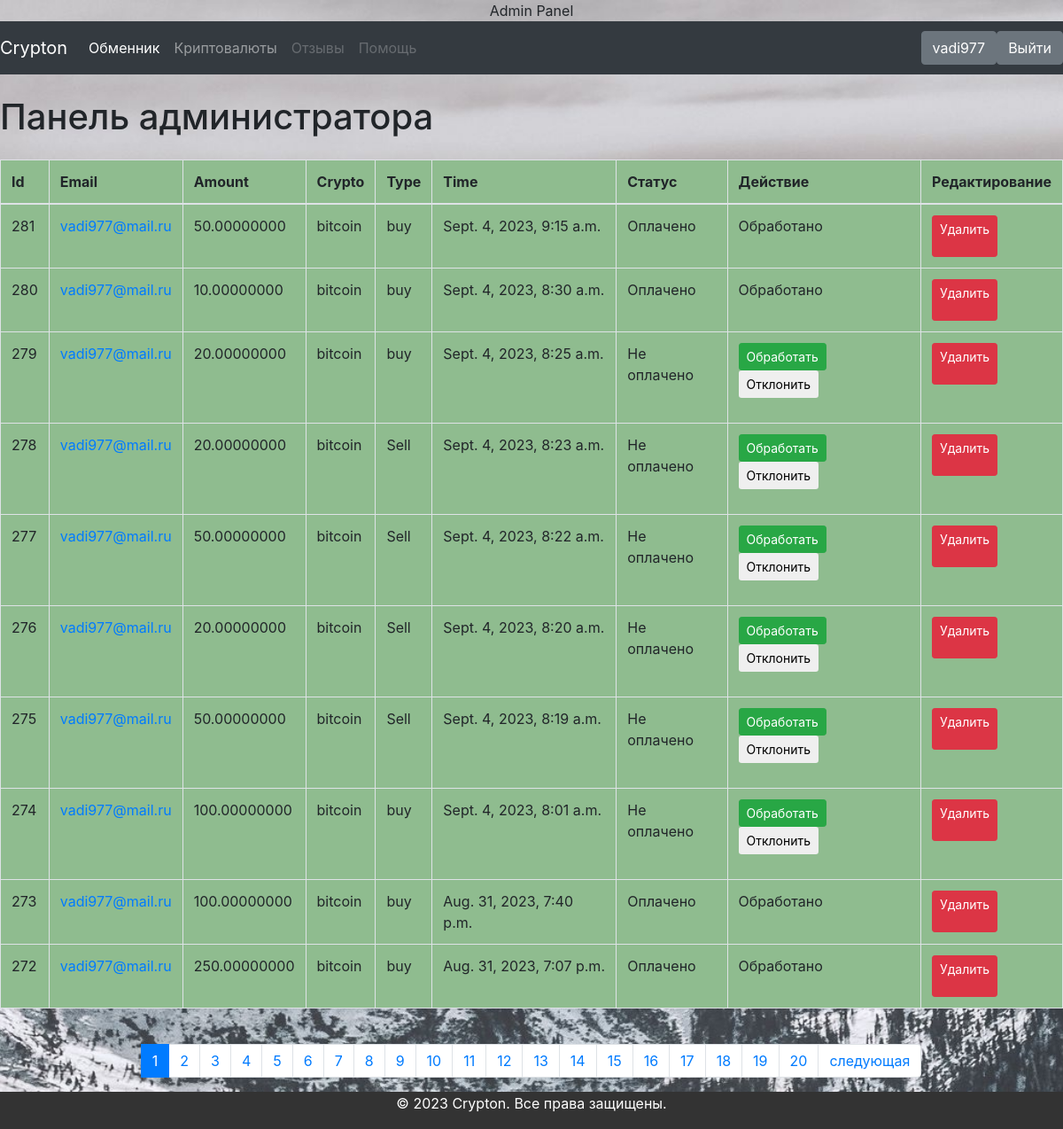
Screenshot of /admin_panel/ (signed in) with the database file from the repository.
### main/models.py (models this page shows, shortened)
class Order(models.Model):
    STATUS_CHOICES = (
        ('pending', 'Pending'),
        ('processed', 'Processed'),
    )
    order_id = models.AutoField(primary_key=True)
    crypto_currency = models.CharField(max_length=50)
    amount = models.DecimalField(max_digits=20, decimal_places=8)
    email = models.EmailField()
    operation_type = models.CharField(max_length=10, default='None')
    status = models.CharField(max_length=20, choices=STATUS_CHOICES, default='Pending')
    created_at = models.DateTimeField(auto_now_add=True)
    is_paid = models.BooleanField(default=False)
    processed=models.DecimalField(max_digits=20, decimal_places=8, default=0)

### main/views.py (the view)
# urls.py: path('admin_panel/', views.admin_panel, name='admin_panel'),
@staff_member_required
def admin_panel(request):
    orders_list = Order.objects.all().order_by('-created_at')
    paginator = Paginator(orders_list, 10)  # Показывать по 10 записей на странице
    page_number = request.GET.get('page')
    page_obj = paginator.get_page(page_number)
    context = {'page_obj': page_obj}  # Создаем контекст
    return render(request, 'main/admin_template.html', context)  # Передаем контекст

### main/templates/main/admin_template.html (shortened to what this page needs)
{% extends 'main/base_generic.html' %}
{% block content %}
    <h1 class="mt-4">Панель администратора</h1>
    <div id="admin_panel_data" class="mt-4">
        <div class="table-responsive">
            <table class="table table-bordered">
                <thead>
                    <tr>
                        <th scope="col">Id</th>
                        <th scope="col">Email</th>
                        <th scope="col">Amount</th>
                        <th scope="col">Crypto</th>
                        <th scope="col">Type</th>
                        <th scope="col">Time</th>
                        <th scope="col">Статус</th>
                        <th scope="col">Действие</th>
                        <th scope="col">Редактирование</th>
                    </tr>
                </thead>
                <tbody>
                    {% for order in page_obj %}
                        <tr>
                            <td>{{ order.order_id }}</td>
                            <td><a href="{% url 'client_details' order.email%}">{{ order.email }}</a></td>
                            <td>{{ order.amount }}</td>
                            <td>{{ order.crypto_currency }}</td>
                            <td>{{ order.operation_type }}</td>
                            <td>{{ order.created_at }}</td>
                            <td>
                {% if order.is_paid %}
                    <p>Оплачено</p>
                {% else %}
                    Не оплачено
                {% endif %}
            </td>
                            <td>
                {% if order.processed == 0 %}
        <button class="btn btn-success btn-sm process-btn" data-order-id="{{ order.order_id }}">
            Обработать
        </button>
        <button class="btn btn-fail btn-sm process-btn" data-order-id="{{ order.order_id }}">
            Отклонить
        </button>
                {% elif order.processed == 1 %}
        <p>Обработано</p>
                {% elif order.processed == 2 %}
                    <p>Отклонено</p>
    {% endif %}
</td>
                            <td>
        <button class="btn btn-danger btn-sm delete-btn" data-order-id="{{ order.order_id }}">
    <p>Удалить</p>
</button>
                            </td>
                        </tr>
                    {% empty %}
                        <tr>
                            <td colspan="5">No orders available.</td>
                        </tr>
                    {% endfor %}
                </tbody>
            </table>
        </div>
    </div>
<div class="pagination justify-content-center mt-4">
<ul class="pagination justify-content-center">
    {% for page in page_obj.paginator.page_range %}
        <li class="page-item {% if page == page_obj.number %}active{% endif %}">
            <a class="page-link" href="?page={{ page }}">{{ page }}</a>
        </li>
    {% endfor %}
    <li class="page-item {% if not page_obj.has_next %}disabled{% endif %}">
        {% if page_obj.has_next %}
            <a class="page-link" href="?page={{ page_obj.next_page_number }}">следующая</a>
        {% endif %}
    </li>
</ul>
</div>
{% endblock %}

### main/templates/main/base_generic.html (shortened to what this page needs)
<!DOCTYPE html>
<html lang="en">
<head>
    <link rel="stylesheet" href="https://cdn.jsdelivr.net/npm/bootstrap@4.0.0/dist/css/bootstrap.min.css">
</head>
<body>
<nav class="navbar navbar-expand-lg navbar-dark bg-dark">
  <div class="collapse navbar-collapse" id="navbarTogglerDemo01">
    <a class="navbar-brand" href={% url 'index' %}>Crypton</a>
    <ul class="navbar-nav mr-auto mt-2 mt-lg-0">
      <li class="nav-item active">
        <a class="nav-link" href={% url 'index' %}>Обменник <span class="sr-only">(current)</span></a>
      </li>
      <li class="nav-item">
        <a class="nav-link" href={% url 'products' %}>Криптовалюты</a>
      </li>
      <li class="nav-item">
        <a class="nav-link disabled" href={% url 'reviews'%}>Отзывы</a>
      </li>
    <li class="nav-item">
        <a class="nav-link disabled" href={% url 'help'%}>Помощь</a>
      </li>
    </ul>
  </div>
     {% if user.is_authenticated %}
    <ul class="navbar-nav mr-auto mt-2 mt-lg-0">
            <li class="nav-item">
                <a class="btn btn-secondary" href="{% url 'profile'%}">{{ user.get_username }}</a>
            </li>
            <li class="nav-item">
                <a class="btn btn-secondary" href="{% url 'logout'%}?next={{request.path}}">Выйти</a>
            </li>
        </ul>
                {% endif %}
</nav>
<main>
        {% block content %}
    {% endblock %}
    </main>
<footer>
    <div class="container">
        <div class="row">
            <div class="col-md-12">
                <p>&copy; 2023 Crypton. Все права защищены.</p>
            </div>
        </div>
    </div>
</footer>
</body>
</html>

### main/templates/main/base_generic.html (style rules this page uses)
body { margin: 0; padding: 0; display: flex; flex-direction: column; align-items: center; justify-content: flex-start; min-height: 100vh; background-image: url("/media/background/1671494381_kalix-club-p-oboi-na-rabochii-stol-gori-vkontakte-2.jpg"); background-size: cover; background-repeat: no-repeat; background-position: center center; }
.navbar { width: 100%; background-color: #333; color: white; padding: 10px 0; text-align: center; }
main { flex: 1; }
.table { background-color: darkseagreen; }
footer { width: 100%; max-height: 6vh; background-color: #333; color: white; padding: 1px 0; text-align: center; }

### rows the page displays
Order: order_id "281", email "vadi977@mail.ru", amount "50.00000000", crypto_currency "bitcoin", operation_type "buy", created_at "Sept. 4, 2023, 9:15 a.m.", is_paid "Оплачено", processed "Обработано"
Order: order_id "280", email "vadi977@mail.ru", amount "10.00000000", crypto_currency "bitcoin", operation_type "buy", created_at "Sept. 4, 2023, 8:30 a.m.", is_paid "Оплачено", processed "Обработано"
Order: order_id "279", email "vadi977@mail.ru", amount "20.00000000", crypto_currency "bitcoin", operation_type "buy", created_at "Sept. 4, 2023, 8:25 a.m.", is_paid "Не оплачено"
Order: order_id "278", email "vadi977@mail.ru", amount "20.00000000", crypto_currency "bitcoin", operation_type "Sell", created_at "Sept. 4, 2023, 8:23 a.m.", is_paid "Не оплачено"
Order: order_id "277", email "vadi977@mail.ru", amount "50.00000000", crypto_currency "bitcoin", operation_type "Sell", created_at "Sept. 4, 2023, 8:22 a.m.", is_paid "Не оплачено"
Order: order_id "276", email "vadi977@mail.ru", amount "20.00000000", crypto_currency "bitcoin", operation_type "Sell", created_at "Sept. 4, 2023, 8:20 a.m.", is_paid "Не оплачено"
Order: order_id "275", email "vadi977@mail.ru", amount "50.00000000", crypto_currency "bitcoin", operation_type "Sell", created_at "Sept. 4, 2023, 8:19 a.m.", is_paid "Не оплачено"
Order: order_id "274", email "vadi977@mail.ru", amount "100.00000000", crypto_currency "bitcoin", operation_type "buy", created_at "Sept. 4, 2023, 8:01 a.m.", is_paid "Не оплачено"
Order: order_id "273", email "vadi977@mail.ru", amount "100.00000000", crypto_currency "bitcoin", operation_type "buy", created_at "Aug. 31, 2023, 7:40 p.m.", is_paid "Оплачено", processed "Обработано"
Order: order_id "272", email "vadi977@mail.ru", amount "250.00000000", crypto_currency "bitcoin", operation_type "buy", created_at "Aug. 31, 2023, 7:07 p.m.", is_paid "Оплачено", processed "Обработано"

### other values shown
{{ user.get_username }} "vadi977"
{{ page }} "1" "2" "3" "4" "5" "6" "7" "8" "9" "10" "11" "12" "13" "14" "15" "16" "17" "18" "19" "20"
